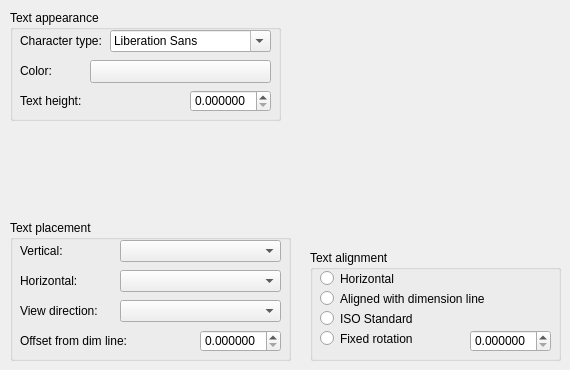
            <widget class="QWidget" name="TextTab">
                <attribute name="title">
                    <string>Text</string>
                </attribute>
                <widget class="QGroupBox" name="groupBox_9">
                    <property name="geometry">
                        <rect>
                            <x>10</x>
                            <y>10</y>
                            <width>271</width>
                            <height>111</height>
                        </rect>
                    </property>
                    <property name="title">
                        <string>Text appearance</string>
                    </property>
                    <widget class="QLabel" name="label_26">
                        <property name="geometry">
                            <rect>
                                <x>10</x>
                                <y>80</y>
                                <width>111</width>
                                <height>21</height>
                            </rect>
                        </property>
                        <property name="text">
                            <string>Text height:</string>
                        </property>
                    </widget>
                    <widget class="QDoubleSpinBox" name="textHeight">
                        <property name="geometry">
                            <rect>
                                <x>180</x>
                                <y>80</y>
                                <width>81</width>
                                <height>22</height>
                            </rect>
                        </property>
                        <property name="toolTip">
                            <string>Text height in map units.</string>
                        </property>
                        <property name="decimals">
                            <number>6</number>
                        </property>
                        <property name="maximum">
                            <double>1000000.000000000000000</double>
                        </property>
                        <property name="singleStep">
                            <double>0.000500000000000</double>
                        </property>
                    </widget>
                    <widget class="QLabel" name="label_40">
                        <property name="geometry">
                            <rect>
                                <x>10</x>
                                <y>20</y>
                                <width>91</width>
                                <height>21</height>
                            </rect>
                        </property>
                        <property name="text">
                            <string>Character type:</string>
                        </property>
                    </widget>
                    <widget class="QFontComboBox" name="textFont">
                        <property name="geometry">
                            <rect>
                                <x>100</x>
                                <y>20</y>
                                <width>161</width>
                                <height>22</height>
                            </rect>
                        </property>
                        <property name="toolTip">
                            <string>Dimension text character type.</string>
                        </property>
                    </widget>
                    <widget class="QPushButton" name="textColorDummy">
                        <property name="geometry">
                            <rect>
                                <x>80</x>
                                <y>50</y>
                                <width>181</width>
                                <height>23</height>
                            </rect>
                        </property>
                        <property name="text">
                            <string/>
                        </property>
                    </widget>
                    <widget class="QLabel" name="label_4">
                        <property name="geometry">
                            <rect>
                                <x>10</x>
                                <y>50</y>
                                <width>51</width>
                                <height>21</height>
                            </rect>
                        </property>
                        <property name="text">
                            <string>Color:</string>
                        </property>
                    </widget>
                </widget>
                <widget class="QGroupBox" name="groupBox_10">
                    <property name="geometry">
                        <rect>
                            <x>10</x>
                            <y>220</y>
                            <width>281</width>
                            <height>141</height>
                        </rect>
                    </property>
                    <property name="title">
                        <string>Text placement</string>
                    </property>
                    <widget class="QComboBox" name="textVerticalPos">
                        <property name="geometry">
                            <rect>
                                <x>110</x>
                                <y>20</y>
                                <width>161</width>
                                <height>22</height>
                            </rect>
                        </property>
                        <property name="toolTip">
                            <string>Controls the vertical placement of dimension text in relation to the dimension
                                line.
                            </string>
                        </property>
                    </widget>
                    <widget class="QLabel" name="label_31">
                        <property name="geometry">
                            <rect>
                                <x>10</x>
                                <y>20</y>
                                <width>91</width>
                                <height>21</height>
                            </rect>
                        </property>
                        <property name="text">
                            <string>Vertical:</string>
                        </property>
                    </widget>
                    <widget class="QLabel" name="label_32">
                        <property name="geometry">
                            <rect>
                                <x>10</x>
                                <y>50</y>
                                <width>91</width>
                                <height>21</height>
                            </rect>
                        </property>
                        <property name="text">
                            <string>Horizontal:</string>
                        </property>
                    </widget>
                    <widget class="QComboBox" name="textHorizontalPos">
                        <property name="geometry">
                            <rect>
                                <x>110</x>
                                <y>50</y>
                                <width>161</width>
                                <height>22</height>
                            </rect>
                        </property>
                        <property name="toolTip">
                            <string>Controls the horizontal placement of dimension text along the dimension line, in
                                relation to the extension lines.
                            </string>
                        </property>
                    </widget>
                    <widget class="QLabel" name="label_33">
                        <property name="geometry">
                            <rect>
                                <x>10</x>
                                <y>80</y>
                                <width>91</width>
                                <height>21</height>
                            </rect>
                        </property>
                        <property name="text">
                            <string>View direction:</string>
                        </property>
                    </widget>
                    <widget class="QComboBox" name="textDirection">
                        <property name="geometry">
                            <rect>
                                <x>110</x>
                                <y>80</y>
                                <width>161</width>
                                <height>22</height>
                            </rect>
                        </property>
                        <property name="toolTip">
                            <string>Controls the dimension text viewing direction.</string>
                        </property>
                    </widget>
                    <widget class="QDoubleSpinBox" name="textOffsetDist">
                        <property name="geometry">
                            <rect>
                                <x>190</x>
                                <y>110</y>
                                <width>81</width>
                                <height>22</height>
                            </rect>
                        </property>
                        <property name="toolTip">
                            <string>Sets the current text gap, which is the distance around the dimension text when the
                                dimension line is broken to accommodate the dimension text.
                            </string>
                        </property>
                        <property name="decimals">
                            <number>6</number>
                        </property>
                        <property name="maximum">
                            <double>1000000.000000000000000</double>
                        </property>
                        <property name="singleStep">
                            <double>0.000500000000000</double>
                        </property>
                    </widget>
                    <widget class="QLabel" name="label_34">
                        <property name="geometry">
                            <rect>
                                <x>10</x>
                                <y>110</y>
                                <width>171</width>
                                <height>21</height>
                            </rect>
                        </property>
                        <property name="text">
                            <string>Offset from dim line:</string>
                        </property>
                    </widget>
                </widget>
                <widget class="QGroupBox" name="textAlignment_groupBox">
                    <property name="geometry">
                        <rect>
                            <x>310</x>
                            <y>250</y>
                            <width>251</width>
                            <height>111</height>
                        </rect>
                    </property>
                    <property name="title">
                        <string>Text alignment</string>
                    </property>
                    <widget class="QRadioButton" name="textRotModeHorizontal">
                        <property name="geometry">
                            <rect>
                                <x>10</x>
                                <y>20</y>
                                <width>251</width>
                                <height>17</height>
                            </rect>
                        </property>
                        <property name="toolTip">
                            <string>Places text in a horizontal position.</string>
                        </property>
                        <property name="text">
                            <string>Horizontal</string>
                        </property>
                    </widget>
                    <widget class="QRadioButton" name="textRotModeAligned">
                        <property name="geometry">
                            <rect>
                                <x>10</x>
                                <y>40</y>
                                <width>251</width>
                                <height>17</height>
                            </rect>
                        </property>
                        <property name="toolTip">
                            <string>Text aligned with Dimension Line.</string>
                        </property>
                        <property name="text">
                            <string>Aligned with dimension line</string>
                        </property>
                    </widget>
                    <widget class="QRadioButton" name="textRotModeISO">
                        <property name="geometry">
                            <rect>
                                <x>10</x>
                                <y>60</y>
                                <width>251</width>
                                <height>17</height>
                            </rect>
                        </property>
                        <property name="toolTip">
                            <string>Aligns text with the dimension line when text is inside the extension lines, but
                                aligns it horizontally when text is outside the extension lines.
                            </string>
                        </property>
                        <property name="text">
                            <string>ISO Standard</string>
                        </property>
                    </widget>
                    <widget class="QRadioButton" name="textRotModeFixedRot">
                        <property name="geometry">
                            <rect>
                                <x>10</x>
                                <y>80</y>
                                <width>101</width>
                                <height>17</height>
                            </rect>
                        </property>
                        <property name="toolTip">
                            <string>Place text with fixed angle.</string>
                        </property>
                        <property name="text">
                            <string>Fixed rotation</string>
                        </property>
                    </widget>
                    <widget class="QDoubleSpinBox" name="textForcedRot">
                        <property name="geometry">
                            <rect>
                                <x>160</x>
                                <y>80</y>
                                <width>81</width>
                                <height>22</height>
                            </rect>
                        </property>
                        <property name="toolTip">
                            <string>Text angle when fixed rotation mode is on.</string>
                        </property>
                        <property name="decimals">
                            <number>6</number>
                        </property>
                        <property name="maximum">
                            <double>360.000000000000000</double>
                        </property>
                        <property name="singleStep">
                            <double>0.000500000000000</double>
                        </property>
                    </widget>
                </widget>
            </widget>
